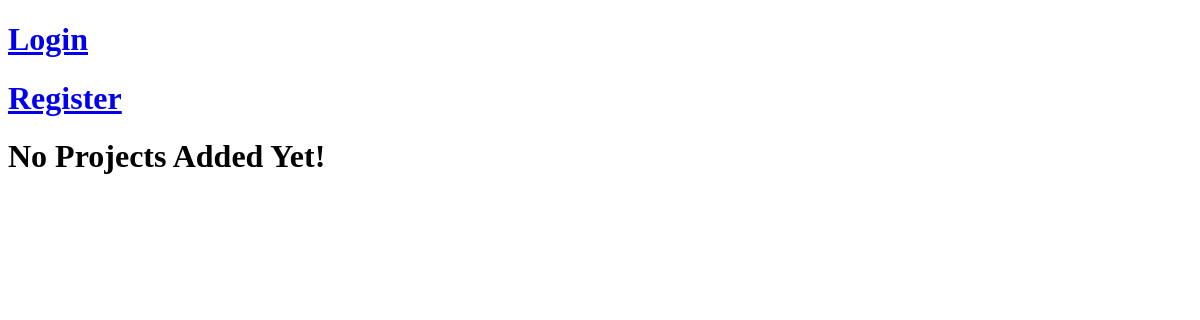
Before: / with the older database file.
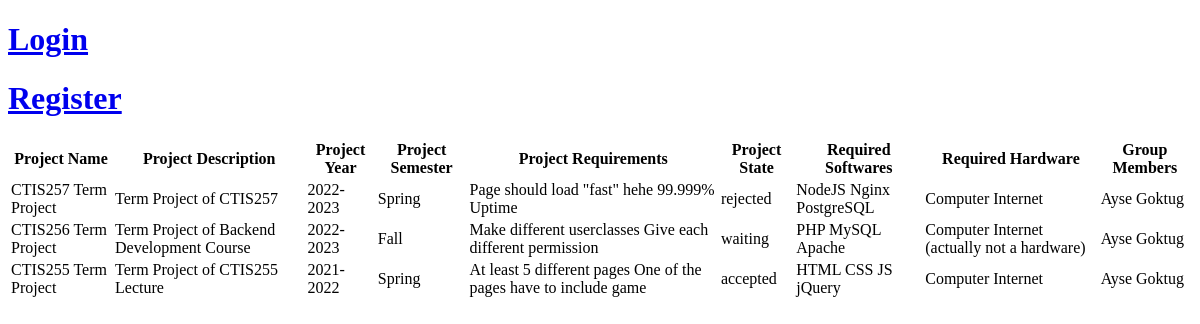
After: the same page with the newer database file.
### tables this page shows
CREATE TABLE `projects` (
    `id` int(11) NOT NULL,
    `name` text NOT NULL,
    `description` text NOT NULL,
    `year` text NOT NULL,
    `semester` text NOT NULL,
    `requirements` text NOT NULL,
    `state` text NOT NULL,
    `required_software` text NOT NULL,
    `required_hardware` text NOT NULL,
    `members` text NOT NULL);

### index.php (the view, shortened to what this page needs)
<?php
include_once "session.php";
if (!isset($user)) {
    $projects_stmt = $db->prepare("select * from projects order by year desc, semester desc");
    $projects_stmt->execute();
    $projects = $projects_stmt->fetchAll();
}
?>
<!DOCTYPE html>
<html lang="en">
<head>
</head>
<body>
    <h1><a href="login.php">Login</a></h1>
    <h1><a href="register.php">Register</a></h1>
    <?php if (isset($projects)): ?>
        <?php if (sizeof($projects) > 0): ?>
        <table>
            <thead>
                <th>Project Name</th>
                <th>Project Description</th>
                <th>Project Year</th>
                <th>Project Semester</th>
                <th>Project Requirements</th>
                <th>Project State</th>
                <th>Required Softwares</th>
                <th>Required Hardware</th>
                <th>Group Members</th>
            </thead>
            <tbody>
            <?php foreach ($projects as $project): ?>
                <tr>
                    <td><?=$project["name"]?></td>
                    <td><?=$project["description"]?></td>
                    <td><?=$project["year"]?></td>
                    <td><?=$project["semester"]?></td>
                    <td><?=$project["requirements"]?></td>
                    <td><?=$project["state"]?></td>
                    <td><?=$project["required_software"]?></td>
                    <td><?=$project["required_hardware"]?></td>
                    <td><?=$project["members"]?></td>
                </tr>
            <?php endforeach;?>
            </tbody>
        </table>
        <?php else: ?>
        <h1>No Projects Added Yet!</h1>
        <?php endif;?>
    <?php endif;?>
</body>
</html>

Changed rows visible on the page:
added projects: name "CTIS257 Term Project", description "Term Project of CTIS257", year "2022-2023", semester "Spring", requirements "Page should load \"fast\" hehe 99.999% Uptime", state "rejected", required_software "NodeJS Nginx PostgreSQL", required_hardware "Computer Internet", members "Ayse Goktug"
added projects: name "CTIS256 Term Project", description "Term Project of Backend Development Course", year "2022-2023", semester "Fall", requirements "Make different userclasses Give each different permission", state "waiting", required_software "PHP MySQL Apache", required_hardware "Computer Internet (actually not a hardware)", members "Ayse Goktug"
added projects: name "CTIS255 Term Project", description "Term Project of CTIS255 Lecture", year "2021-2022", semester "Spring", requirements "At least 5 different pages One of the pages have to include game", state "accepted", required_software "HTML CSS JS jQuery", required_hardware "Computer Internet", members "Ayse Goktug"
Other visible differences:
text no longer shown: "No Projects Added Yet!"
text now shown: "Project Name Project Description Project Year Project Semester Project Requirements Project State Required Softwares Required Hardware Group Members"
